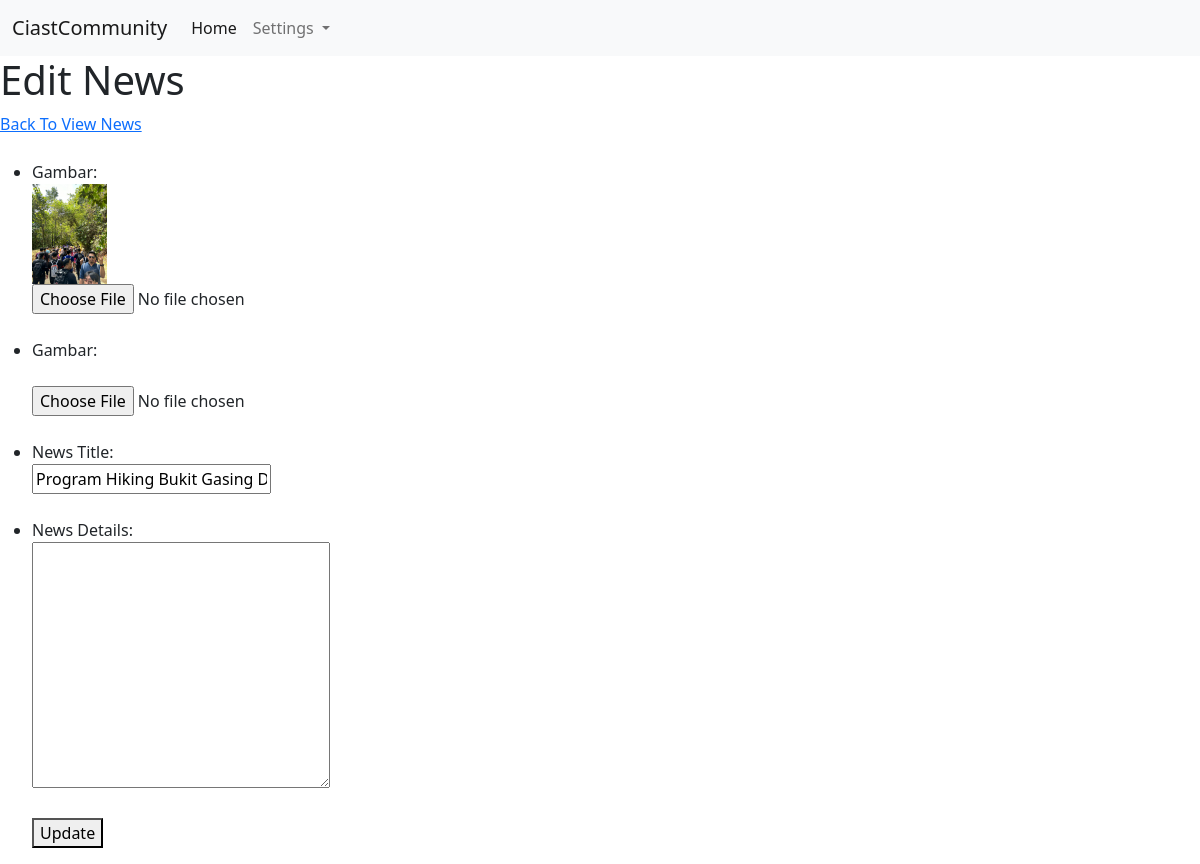
The page /Admin/9-editnews.php?id=13 (signed in) on the database as committed earlier.
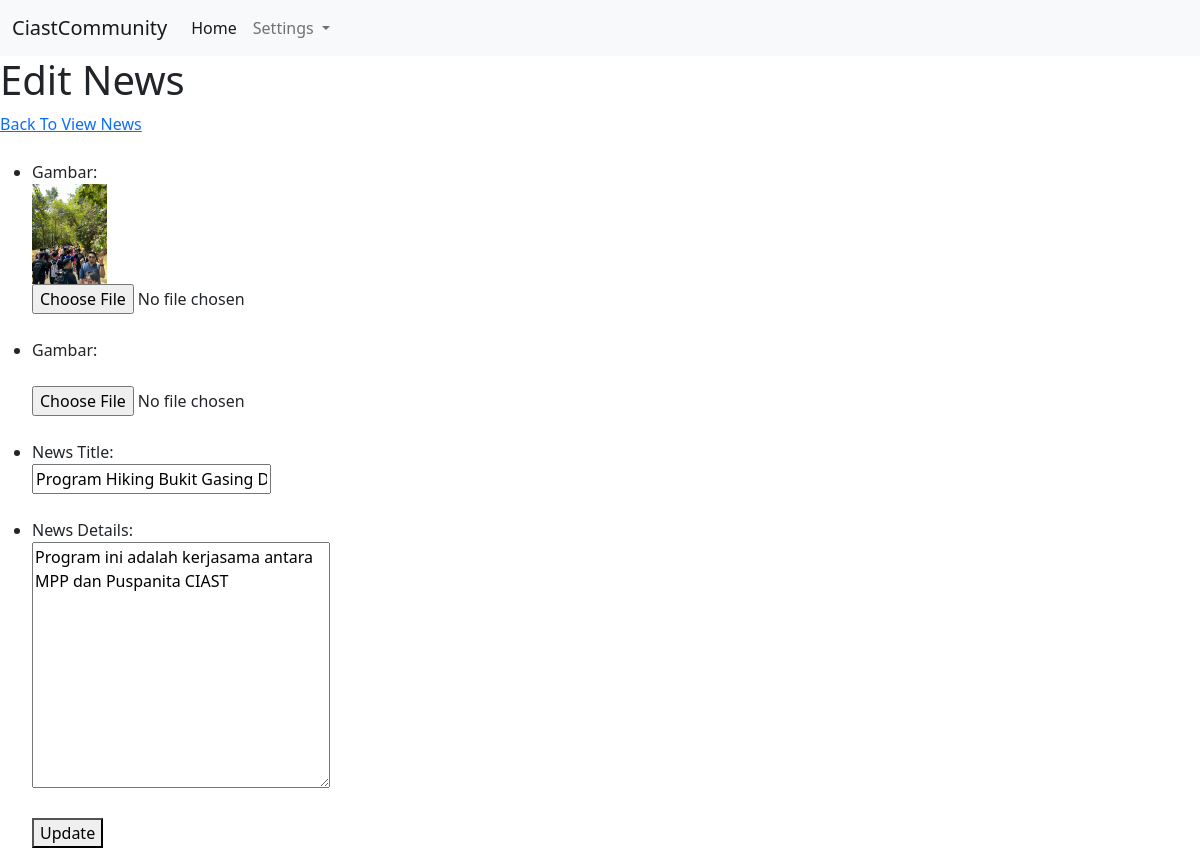
The same page on the database as committed later.
### tables this page shows
CREATE TABLE `reports` (
  `id` int(11) NOT NULL,
  `ptitle` char(50) NOT NULL,
  `pdetails` char(255) NOT NULL,
  `gambar` char(25) NOT NULL,
  `gambar2` char(25) NOT NULL
);

### Admin/functions.php (called while the page is built, shortened)
<?php
function ambildata($condb, $query)
{
    $result = mysqli_query($condb, $query);
    $rows = [];
    while ($row = mysqli_fetch_assoc($result)) {
        $rows[] = $row;
    }
    return $rows;
}

### Admin/9-editnews.php (the view, shortened to what this page needs)
<?php
require_once 'functions.php';
$id = $_GET['id'];
$news = ambildata($condb, "SELECT * FROM reports WHERE id = $id")[0];
$ptitle = $news['ptitle'];
$pdetails = $news['pdetails'];
$gambar = $news['gambar'];
$gambar2 = $news['gambar2'];
?>
<!DOCTYPE html>
<html lang="en">
<head>
</head>
<body>
<?php require_once 'header.php';?>
    <h1>Edit News</h1>
    <a href="7-viewnews.php">Back To View News</a>
    <br><br>
    <form action="" method="post" enctype="multipart/form-data">
    <ul>
            <li>
                <label for="gambar">Gambar:</label><br>
                <img src="../img/<?= $gambar ?>" width="75px" alt=""><br>
                <input type="file" name="gambar" id="gambar">
            </li>
            <br>
            <li>
                <label for="gambar2">Gambar:</label><br>
                <img src="../img/<?= $gambar2 ?>" width="75px" alt=""><br>
                <input type="file" name="gambar2" id="gambar2">
            </li>
            <br>
            <li>
                <label for="ptitle">News Title:</label><br>
                <input type="text" name="ptitle" id="ptitle" required value="<?= $ptitle ?>">
            </li>
            <br>
            <li>
                <label for="pdetails">News Details:</label><br>
                <textarea name="pdetails" id="pdetails" cols="30" rows="10"><?= $pdetails ?></textarea>
            </li>
            <br>
            <button type="submit" name="submit">Update</button>
        </ul>
    </form>
</body>
</html>

Rows that differ between the two databases and show on the page:
changed reports "Program Hiking Bukit Gasing Dan Bukit Kerinchi": pdetails (not shown) → "Program ini adalah kerjasama antara MPP dan Puspanita CIAST"
